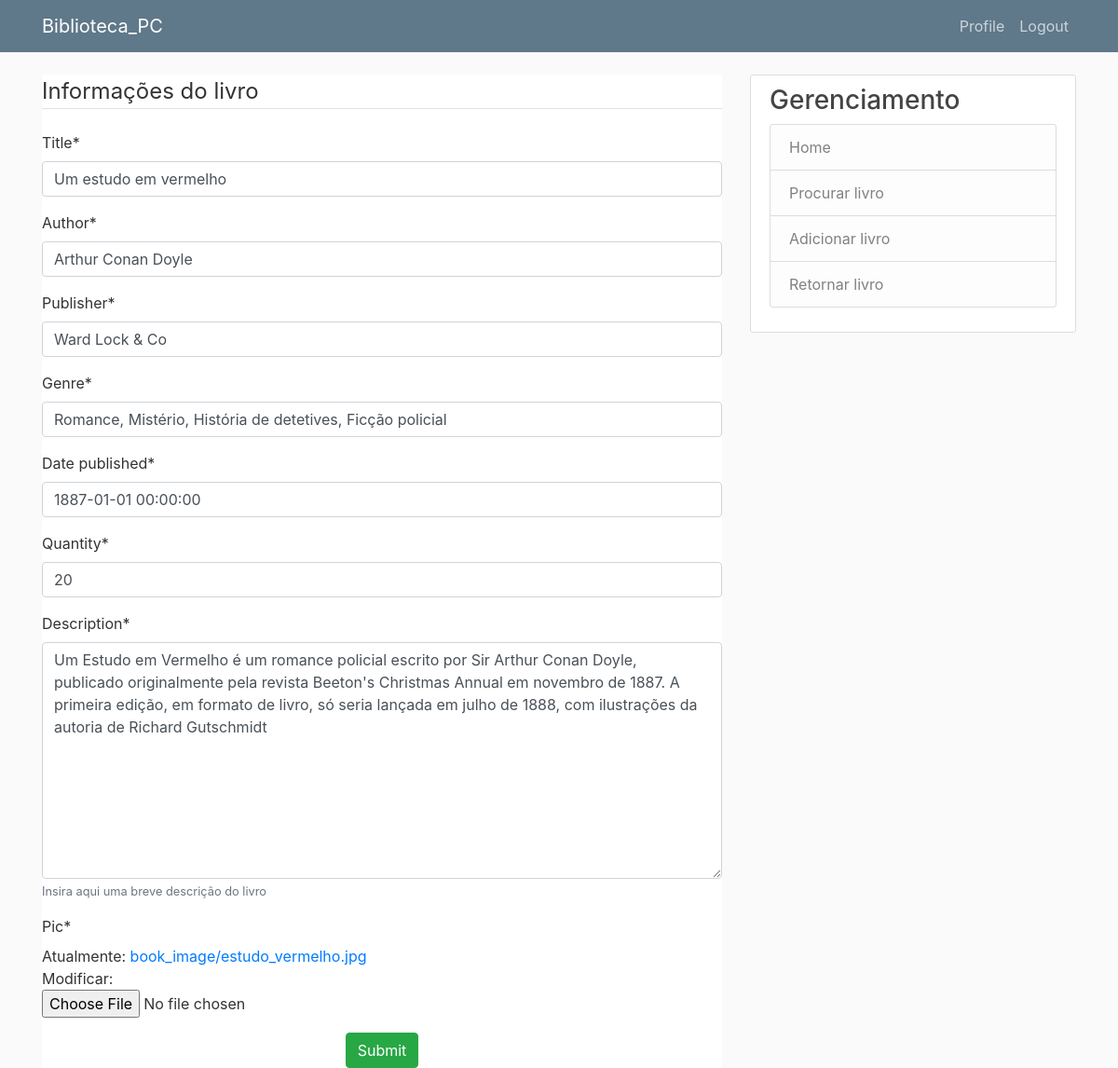
Page /book/11/update/ (signed in) on the earlier database version.
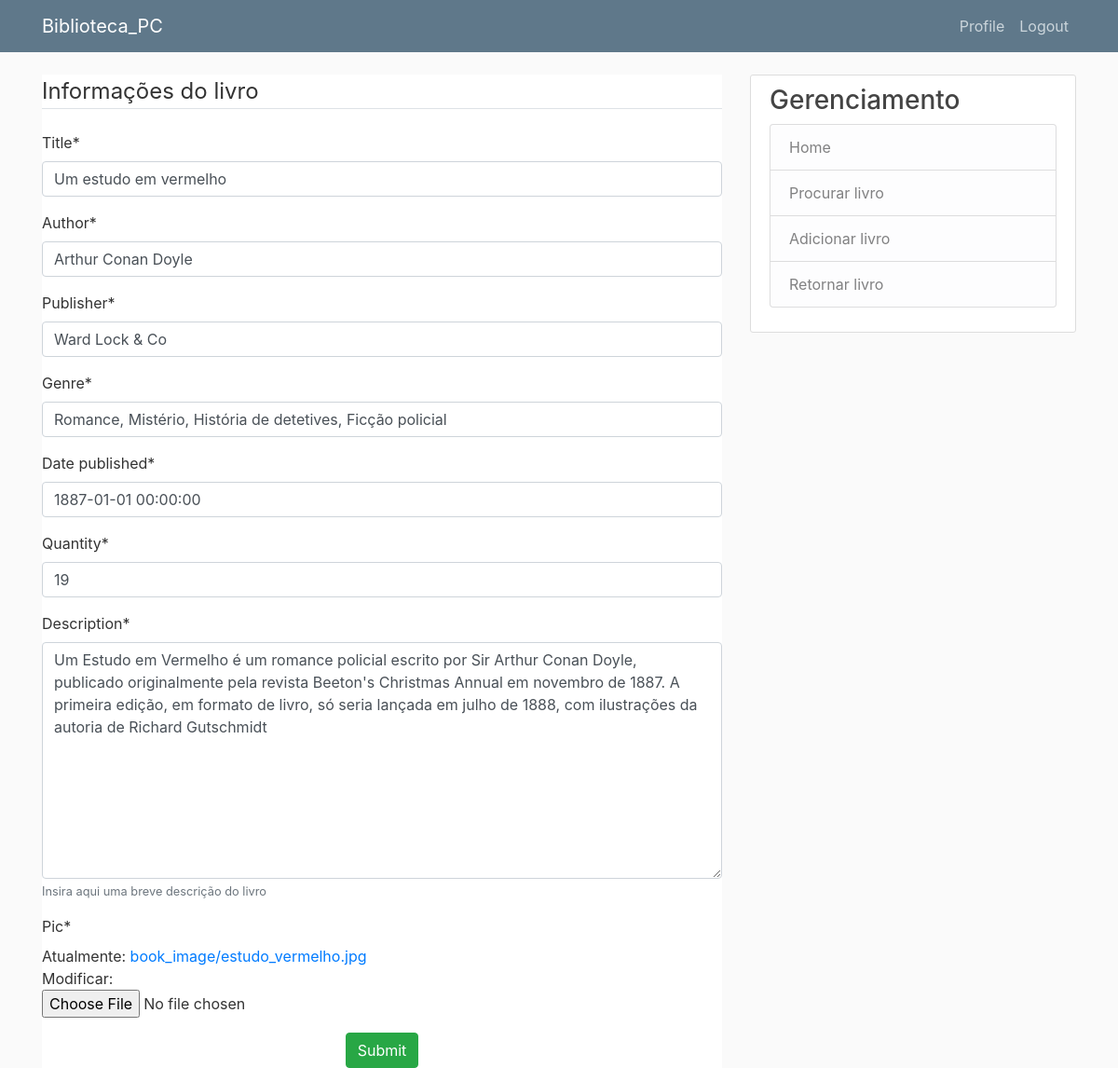
Same page on the later database version.
### gerenciamento/models.py (models this page shows, shortened)
class Book(models.Model):
	title = models.CharField(max_length=100)
	author = models.CharField(max_length=100)
	publisher = models.CharField(max_length=100)
	genre = models.CharField(max_length=100)
	date_published = models.DateTimeField()
	quantity = models.IntegerField(default= 1)
	description = models.TextField(max_length=1000, help_text="Insira aqui uma breve descrição do livro" , default=' ')
	pic = models.ImageField(default='default_book.png', upload_to='book_image')

### gerenciamento/views.py (the view, shortened to what this page needs)
# urls.py: path('book/<int:pk>/update/', gerenciamento_views.BookUpdate, name='atualizar_livro'),
@login_required
def BookUpdate(request, pk):
	if not request.user.is_superuser:
		return redirect('gerenciamento-home')
	obj = Book.objects.get(id=pk)
	form = BookForm(instance=obj)
	return render(request, 'catalogo/form.html', locals())

### gerenciamento/forms.py
class BookForm(forms.ModelForm):
    class Meta:
        model = Book
        fields = '__all__'

### gerenciamento/templates/catalogo/form.html (shortened to what this page needs)
{% extends "gerenciamento/base.html" %}
{% load crispy_forms_tags %}
{% block content %}
    <div class="bg bg-white form-group mx-auto my-auto">
        <form method="post" class="form" enctype="multipart/form-data">
            <legend class="border-bottom mb-4">Informações do livro</legend>
            {{ form|crispy }}
            <center><input class="btn btn-success" type="submit" value="Submit"/></center>
        </form>
    </div>
{% endblock %}

Differences in the rows shown:
changed Book "Um estudo em vermelho": quantity "20" → "19"
